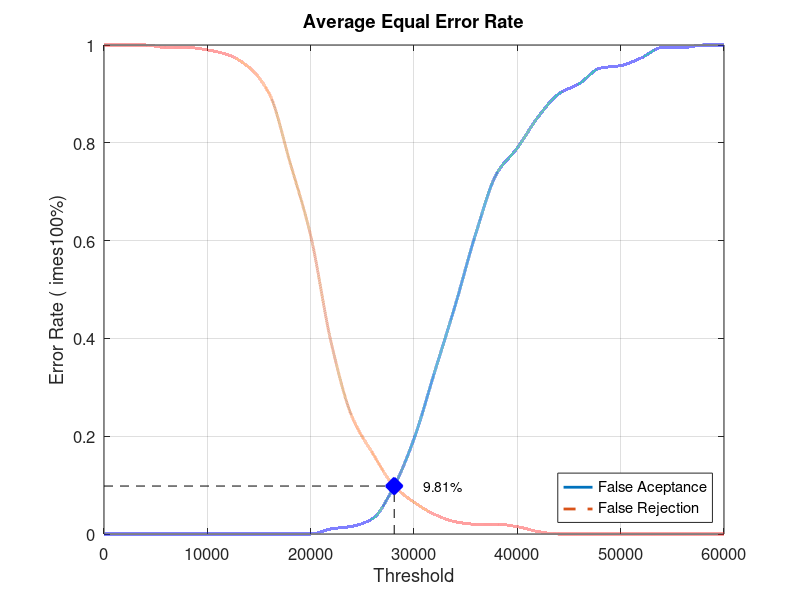
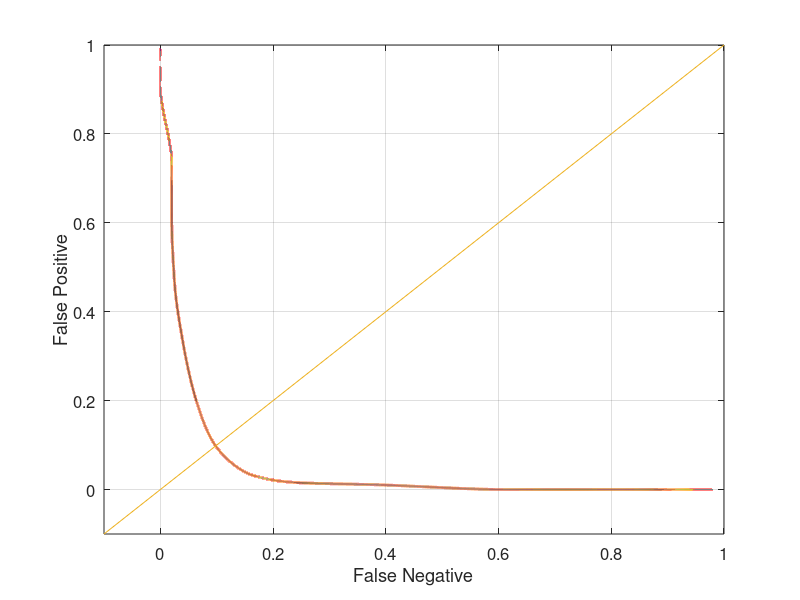

The MATLAB script that drew these images, in order:
close all;
clear;
clc;
x = 0:2000:60000;
xq = 0:0.5:60000;

y0 = [0 0 0 0 0 0 0 0 0 0 0 0.0105263 0.0157895 0.0315789 0.0947368 0.194737 0.331579 0.468421 0.615789 0.736842 0.789474 0.852632 0.9 0.921053 0.952632 0.957895 0.973684 0.994737 0.994737 1 1]
yy0 = interp1(x, y0, xq, 'pchip');
y1 = [1 1 1 0.995 0.995 0.99 0.98 0.955 0.9 0.76 0.61 0.39 0.24 0.165 0.1 0.065 0.04 0.025 0.02 0.02 0.015 0.005 0 0 0 0 0 0 0 0 0]
yy1 = interp1(x, y1, xq, 'pchip');

% Calculating EER: 
y2 = abs(y0 - y1);
find(y2 == min(y2))
yy2 = abs(yy0 - yy1);
xEER = find(yy2 == min(yy2));
xEERIndex = xq(xEER) % X-axis EER
yEER = yy0(xEER) % Y-axis EER

main = figure
plot(xq, yy0,'-','LineWidth', 2);	hold on
plot(xq, yy1,'--','LineWidth', 2);	hold on
plot([xEERIndex xEERIndex], [0 yEER], 'k--');	hold on
plot([0 xEERIndex], [yEER yEER], 'k--');	hold on
plot(xEERIndex, yEER, 'bx', 'LineWidth', 10);	hold on
text(xEERIndex + 10 * xEERIndex / 100, yEER, [num2str(round((10000 * yEER)) / 100) '%'])
legend('False Aceptance', 'False Rejection', 'Location', 'SouthEast')
xlabel('Threshold')
ylabel('Error Rate (	imes100%)')
title('Average Equal Error Rate')
set(gca, 'FontSize', 12)
axis([0 60000 0 1])
grid on

print(main, 'Database4_1Main', '-dpng');
FNRxFPR = figure('Color', [1 1 1]);
plot(yy1, yy0, '-', yy1, yy0, 'LineWidth', 2);
hold on
y = -0.1:0.1:1
plot(y, y); 
set(gca, 'FontSize', 12)
xlabel('False Negative')
ylabel('False Positive')
axis([-0.1 1 -0.1 1])
set(gca, 'FontSize', 12)
grid on

print(FNRxFPR, 'Database4_1FNRxFPR','-dpng');
